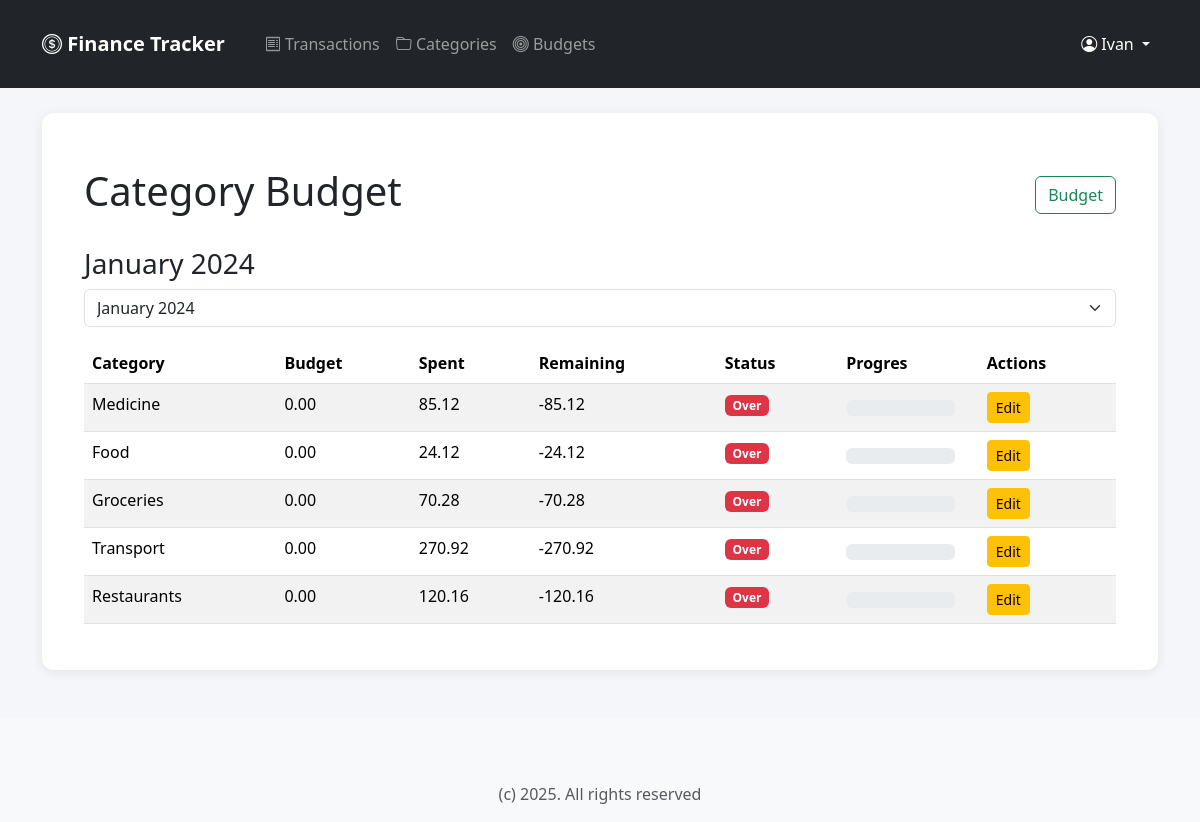
Page /category_budgets/ (signed in) on the committed database.
### tracker/models.py (models this page shows, shortened)
class CategoryBudget(models.Model):
    category = models.ForeignKey(Category, on_delete=models.CASCADE)
    amount = models.DecimalField(max_digits=10, decimal_places=2)
    month = models.DateField()
    user = models.ForeignKey(User, on_delete=models.CASCADE)
    class Meta:
        unique_together = (('category', 'month'),)

class Category(models.Model):
    name = models.CharField(max_length=100)
    type = models.CharField(max_length=100, choices= TYPE_CHOICE)
    color = models.CharField(max_length=7, choices= TYPE_CHOICE2)
    user = models.ForeignKey(User, on_delete=models.CASCADE)

### tracker/views.py (the view)
# urls.py: path('category_budgets/', CategoryBudgetListView.as_view(), name='category_budget_list'),
class CategoryBudgetListView(LoginRequiredMixin, ListView):
    model = CategoryBudget
    template_name = 'category_budget_list.html'
    context_object_name = 'category_budgets'
    @staticmethod
    def get_spent(category_budget):
        transactions = Transaction.objects.filter(
            user=category_budget.user,
            category=category_budget.category,
            date__year=category_budget.month.year,
            date__month=category_budget.month.month,
        ).aggregate(total=Sum('amount'))['total'] or 0
        return transactions
    def get_context_data(self, **kwargs):
        context = super().get_context_data(**kwargs)
        category_budgets = context['category_budgets']
        for category_budget in category_budgets:
            spent = self.get_spent(category_budget)
            category_budget.spent = spent
            category_budget.remaining = category_budget.amount - spent
            if category_budget.amount > 0:
                category_budget.progress = (spent / category_budget.amount) * 100
            else:
                category_budget.progress = 0
        months = CategoryBudget.objects.values_list('month', flat=True).distinct()
        context["available_months"] = sorted({ m for m in months })
        return context
    def get_queryset(self):
        month_param = self.request.GET.get('month')
        base_qs = CategoryBudget.objects.filter(user=self.request.user)
        if month_param:
            year, month = month_param.split('-')
            return base_qs.filter(
                month__year=int(year),
                month__month=int(month)
            )
        first_budget = base_qs.order_by('month').first()
        if not first_budget:
            return base_qs.none()
        return base_qs.filter(
            month__year=first_budget.month.year,
            month__month=first_budget.month.month
        )

### templates/category_budget_list.html (shortened to what this page needs)
{% extends 'base.html' %}
{% block content %}
    <div class="container mt-4">
        <div class="d-flex justify-content-between align-items-center mb-4">
        <h1>Category Budget</h1>
            <div class="d-flex gap-2">
                <a href="{% url 'budget_list' %}" class='btn btn-outline-success'>
                    Budget
                </a>
            </div>
        </div>
        <h3>{{ category_budgets.0.month|date:"F Y" }}</h3>
        {% if category_budgets %}
        <form method="get" class="mb-3">
            <select name="month" class="form-select" onchange="this.form.submit()">
                {% for m in available_months %}
                    <option value="{{ m|date:'Y-m' }}"{% if request.GET.month == m|date:'Y-m' %} selected{% endif %}>
                        {{ m|date:'F Y' }}
                    </option>
                {% endfor %}
            </select>
        </form>
            <table class="table table-striped">
                <thead>
                <tr>
                    <th>Category</th>
                    <th>Budget</th>
                    <th>Spent</th>
                    <th>Remaining</th>
                    <th>Status</th>
                    <th>Progres</th>
                    <th>Actions</th>
                </tr>
                </thead>
                <tbody>
                {% for category_budget in category_budgets %}
                    <tr>
                        <td>{{ category_budget.category.name }}</td>
                        <td>{{ category_budget.amount}}</td>
                        <td>{{ category_budget.spent|floatformat:2 }}</td>
                        <td>{{ category_budget.remaining|floatformat:2}}</td>
                        <td>
                            {% if category_budget.remaining < 0 %}
                                <span class="badge bg-danger">Over</span>
                            {% else %}
                                <span class="badge bg-success">OK</span>
                            {% endif %}
                        </td>
                        <td>
                            <div class="progress mt-2 me-3">
                            </div>
                        </td>
                        <td>
                        <a href="{% url 'category_budget_update' category_budget.pk %}" class="btn btn-sm btn-warning me-1">Edit</a>
                        </td>
                    </tr>
                {% endfor %}
                </tbody>
            </table>
        {% else %}
            <p>No category budget created yet</p>
        {% endif %}
    </div>
{% endblock %}

### templates/base.html (shortened to what this page needs)
<!DOCTYPE html>
<html lang="en">
<head>
    <link href="https://cdn.jsdelivr.net/npm/bootstrap@5.3.8/dist/css/bootstrap.min.css" rel="stylesheet"
>
    <link rel="stylesheet" href="https://cdn.jsdelivr.net/npm/bootstrap-icons@1.11.1/font/bootstrap-icons.css">
</head>
<body>
<nav class="navbar navbar-expand-lg navbar-dark bg-dark py-4">
    <div class="container">
        <a class="navbar-brand fw-bold" href="/">
            <i class="bi bi-coin"></i> Finance Tracker
        </a>
        {% if user.is_authenticated %}
        <ul class="navbar-nav me-auto ms-3">
            <li class="nav-item">
                <a class="nav-link" href="/transactions/">
                    <i class="bi bi-receipt"></i> Transactions
                </a>
            </li>
            <li class="nav-item">
                <a class="nav-link" href="/categories/">
                    <i class="bi bi-folder"></i> Categories
                </a>
            </li>
            <li class="nav-item">
                <a class="nav-link" href="/budgets/">
                    <i class="bi bi-bullseye"></i> Budgets
                </a>
            </li>
        </ul>
        <ul class="navbar-nav ms-auto">
                <li class="nav-item dropdown">
                    <a class="nav-link dropdown-toggle text-white" href="#" role="button" data-bs-toggle="dropdown">
                        <i class="bi bi-person-circle"></i> {{ user.username }}
                    </a>
                </li>
        {% else %}
                <li class="nav-item">
                    <a class="nav-link text-white" href="{% url 'login' %}">
                        <i class="bi bi-box-arrow-in-right"></i> Login / Register
                    </a>
                </li>
            {% endif %}
        </ul>
    </div>
</nav>
    <main class="container mt-4">
    <div class="content-wrapper">
        {% block content %}
        {% endblock %}
    </div>
    </main>
<footer class="footer mt-5 py-3 bg-light">
    <div class="container text-center mt-5">
        <span class="text-muted">(c) {% now "Y" %}. All rights reserved </span>
    </div>
</footer>
</body>
</html>

### templates/base.html (style rules this page uses)
body { background-color: #f5f6fa; }
.content-wrapper { background: white; padding: 30px; border-radius: 12px; box-shadow: 0 2px 12px rgba(0,0,0,0.08); margin-top: 25px; margin-bottom: 40px; }
.footer { padding: 15px 0; }

### rows in the picture
CategoryBudget: month "January 2024", category.name "Medicine", amount "0.00", spent "85.12", remaining "-85.12", shows "Over"
CategoryBudget: category.name "Food", amount "0.00", spent "24.12", remaining "-24.12", shows "Over"
CategoryBudget: category.name "Groceries", amount "0.00", spent "70.28", remaining "-70.28", shows "Over"
CategoryBudget: category.name "Transport", amount "0.00", spent "270.92", remaining "-270.92", shows "Over"
CategoryBudget: category.name "Restaurants", amount "0.00", spent "120.16", remaining "-120.16", shows "Over"

### other values in the picture
{{ user.username }} "Ivan"
form field month "January 2024"
